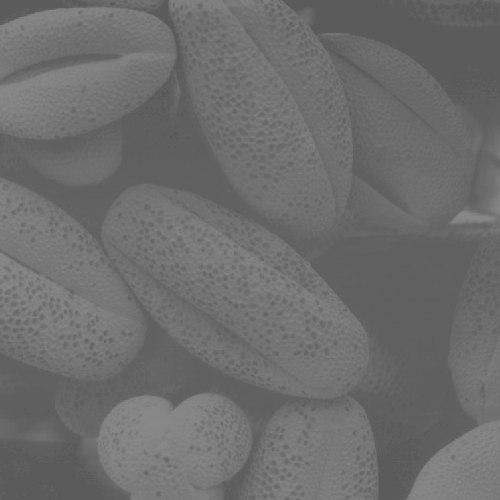
#> input picture HW4/temp.jpg, 500 x 500 px
$ jupyter execute 'CV HW4.ipynb'
#> lines starting #> are read from the running program, lines starting #| are printed output that depends on the picture
[cell 1]
import numpy as np
import cv2
import matplotlib.pylab as plt
plt.rcParams["figure.figsize"] = (12,6)

[cell 2]
def show_image(image):
    plt.imshow(image, cmap='gray', vmin=0, vmax=255)
    plt.show()

## Image Enhancement

[cell 3]
image = cv2.imread('temp.jpg', 0) # reading image in grayscale
#> image is the input picture: shape (500, 500); min 81, max 144, mean 109

[cell 4]
show_image(image)

[cell 5]
image.shape, image.min(), image.max()
#> Out = ((500, 500), 81, 144)

[cell 6]
# histogram of the image
plt.plot(cv2.calcHist([image], [0], None, [256], [0, 256]))
plt.show()
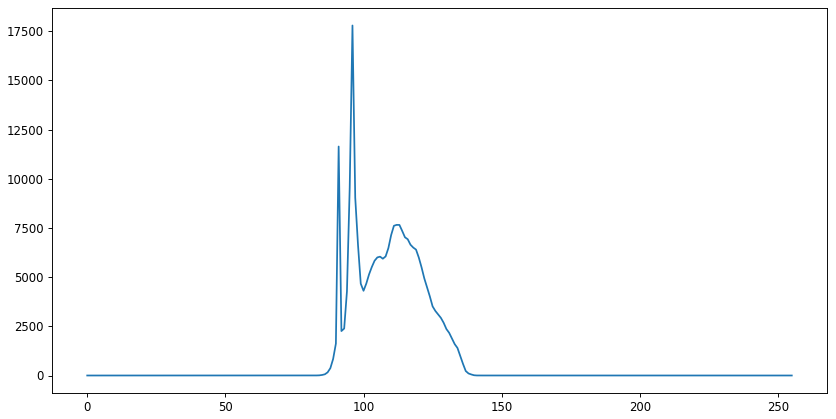
#> figure drawn by matplotlib, 1 panel; curve peaks at x = 96, y = 17786

[cell 7]
def enhance(image):
    temp = np.zeros((image.shape), dtype='uint8')
    minn = image.min()
#> minn = 81
    maxx = image.max()
#> maxx = 144
    for i in range(image.shape[0]):
        for j in range(image.shape[1]):
            temp[i, j] = int(255 * (image[i,j] - minn) / (maxx - minn))
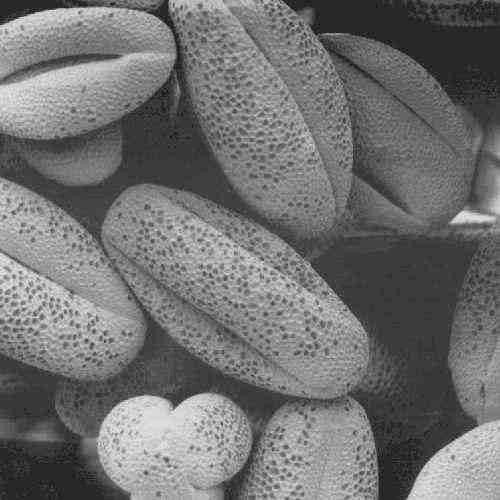
#> temp: shape (500, 500); min 0, max 255, mean 112.9
    return temp

[cell 8]
new_image = enhance(image)
show_image(new_image)

## Finding the Histogram

[cell 9]
show_image(new_image)

[cell 10]
histo = {}
for i in range(new_image.shape[0]):
    for j in range(new_image.shape[1]):
        if new_image[i][j] not in histo:
            histo[new_image[i][j]] = 1
        else:
            histo[new_image[i][j]] += 1

[cell 11]
x, y = zip(*sorted(histo.items()))
#> x = 63 values from 0 to 255

plt.plot(x, y)
plt.show()
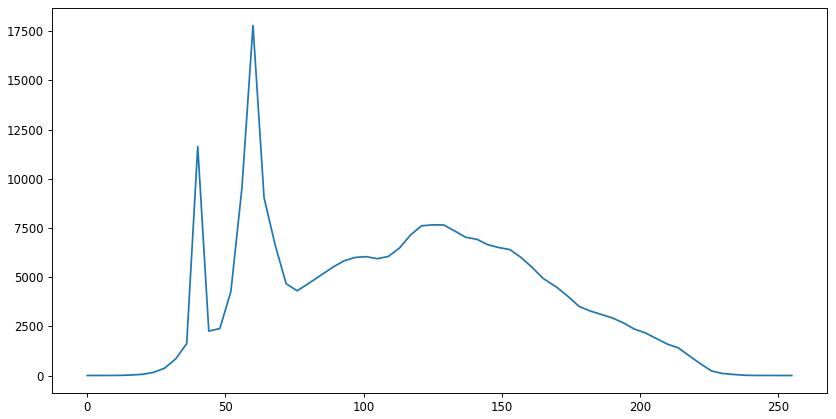
#> figure drawn by matplotlib, 1 panel; curve peaks at x = 60, y = 17786
